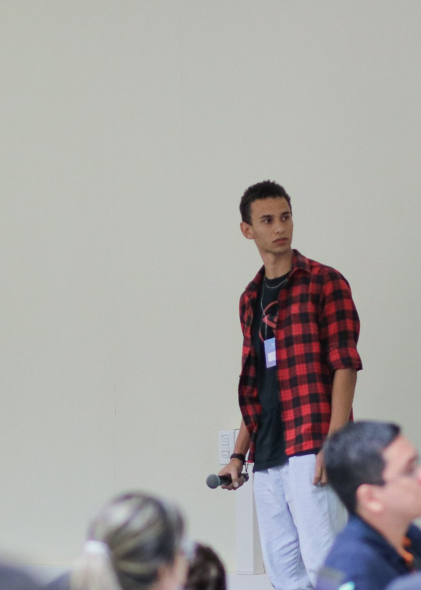
#> input picture resources/images/image.jpg, 842 x 1180 px, found by its file name (shown at 1/2 size)
$ python exercise1.py
#> lines starting #> are read from the running program, lines starting #| are printed output that depends on the picture; after the words box and inside, x2 and y2 are one past the last pixel; in counts of white or black regions, pixels touching at a corner belong together
import cv2
import random
import numpy as np


def main():
    """# Main
    This is the backbone function, which calls all other functions.
    """
    raw_img = read_img('resources/images/image.jpg')
    show_and_save(raw_img, 1)
    gray_img = change_img_color(raw_img, cv2.COLOR_BGR2GRAY)
    show_and_save(gray_img, 2)
    noise_img = add_salt_pepper_noise(gray_img, 0.1)
    show_and_save(noise_img, 3)
    restored_img = apply_median(noise_img)
    show_and_save(restored_img, 4)
    rotated_img = rotate_image(restored_img, cv2.ROTATE_180)
    show_and_save(rotated_img, 5)
    (original_height, original_width) = raw_img.shape[:2]
    squared_image = apply_square_crop(rotated_img, 300, 100, 500)
    show_and_save(squared_image, 6)
    resized_img = change_size(
        squared_image, original_height, original_width, 0.75)
    show_and_save(resized_img, 7)
    colored_img = change_img_color(resized_img, cv2.COLOR_GRAY2RGB)
    show_and_save(colored_img, 8)


def read_img(path):
    """
    # Read Image
    This function make the image reading.

    Args:
        path (str): path to image on disk.

    Returns:
        numpy.ndarray: matrix of image.
    """
#> called with path = 'resources/images/image.jpg'
    return cv2.imread(path)
#> returned value is the input picture: shape (1180, 842, 3); mean B, G, R 163.5, 165, 167.7


def show_and_save(img, img_number):
    """# Show Image
    This function show and save an image.

    Args:
        img (numpy.ndarray): reference image.
        img_number (int): number to name the image.
    """
    cv2.imwrite("resources/results1/{0}.png".format(img_number), img)
    cv2.imshow("Image", img)
    cv2.waitKey(0)
    cv2.destroyAllWindows()


def change_img_color(img, color_transformation):
    """# Change Color Image
    This function change the color of image.

    Args:
        img (numpy.ndarray): reference image.
        color_transformation (int): number that name the transformation.
        This transformation are default of OpenCV and can be accessed here:
        https://docs.opencv.org/3.4/de/d25/imgproc_color_conversions.html

    Returns:
        numpy.ndarray: image with transformed color.
    """
#> called with color_transformation = 6
    return cv2.cvtColor(img, color_transformation)
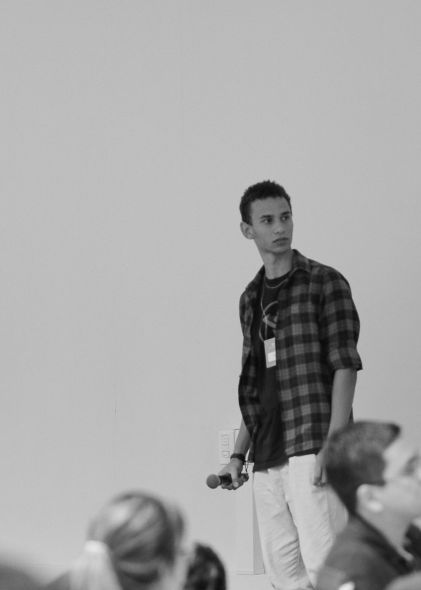
#> returned value: shape (1180, 842) (shown at 1/2 size); min 8, max 233, mean 165.6


def add_salt_pepper_noise(img, prob):
    """# Add Salt Pepper Noise
    This function adds salt and pepper noise to an image by
    considering a probability of this happening.

    Args:
        img (numpy.ndarray): reference image.
        prob (float): probability of get a noise.

    Returns:
        numpay.ndarray: image with noise.
    """
#> called with prob = 0.1
    aux = img.copy()
    for i in range(img.shape[0]):
        for j in range(img.shape[1]):
            if random.random() > 0.5:
                if random.random() < prob:
                    aux[i][j] = 255
            else:
                if random.random() < prob:
                    aux[i][j] = 0
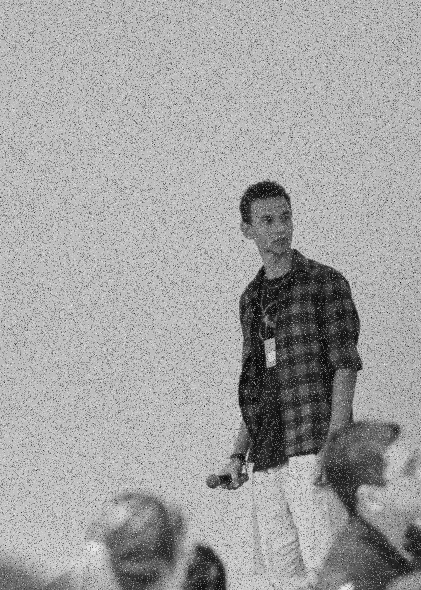
#> aux: shape (1180, 842) (shown at 1/2 size); 9.98% of pixels changed, all inside (x1, y1, x2, y2) = (0, 0, 842, 1180)
    return aux


def apply_median(img):
    """# Apply Median
    This function applies the average to an image considering
    a 3x3 kernel.

    Args:
        img (numpy.ndarray): reference image.

    Returns:
        numpy.ndarray: image with median.
    """
    for i in range(1, img.shape[0]-1):
        for j in range(1, img.shape[1]-1):
            img[i, j] = np.sort(img[i-1:i+2, j-1:j+2], axis=None)[5] if img[i,
                                                                            j] == 0 or img[i, j] == 255 else img[i, j]
    return img  # I could use cv2.medianBlur(img, 3)


def rotate_image(img, rotation):
    """# Rotate Image
    This function apply rotation on image.

    Args:
        img (numpy.ndarray): reference image.
        rotation (int):  number that name the rotation.
        This rotation are default of OpenCV and can be accessed here:
        https://docs.opencv.org/3.4/d2/de8/group__core__array.html#ga6f45d55c0b1cc9d97f5353a7c8a7aac2

    Returns:
        numpy.ndarray: image with rotation applied.
    """
#> called with rotation = 1
    return cv2.rotate(img, rotation)
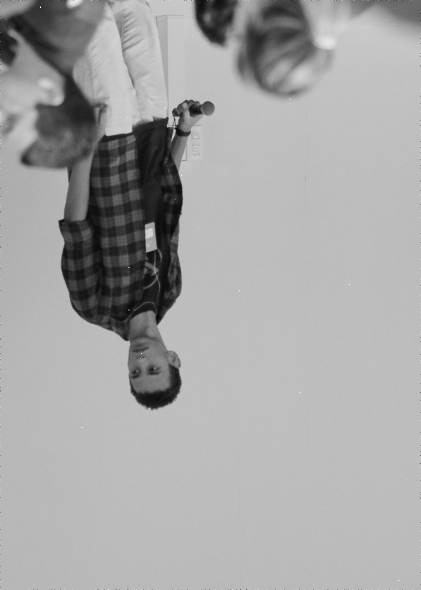
#> returned value: shape (1180, 842) (shown at 1/2 size); min 0, max 255, mean 165.7


def apply_square_crop(img, y, x, size):
    """# Rotate Image
    This function apply square crop with a size.

    Args:
        img (numpy.ndarray): reference image.
        y (int): height to start crop.
        x (int): lenght to start crop.
        size (int): size to mensure heigh and lenght of crop.

    Returns:
        numpy.ndarray: square image.
    """
#> called with y = 300, x = 100, size = 500
    return img[y:y+size, x:x+size]
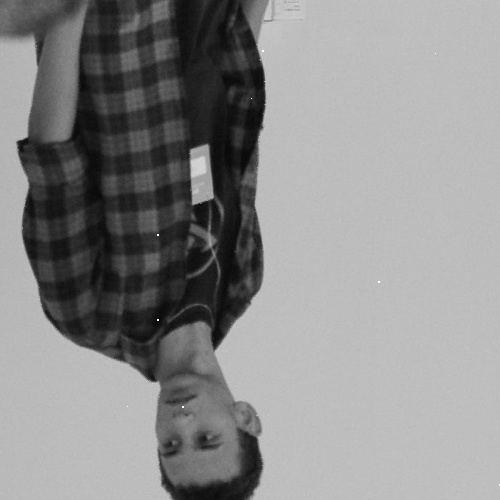
#> returned value: shape (500, 500); min 8, max 255, mean 139.5


def change_size(img, original_height, original_width, percent):
    """# Change Size
    This function resize an image based on a percentage.

    Args:
        img (numpy.ndarray): reference image.
        original_height (int): height of original image.
        original_width (int): lenght of original image.
        percent (float): percentage to increase or decrease image.

    Returns:
        numpy.ndarray: resized image.
    """
#> called with original_height = 1180, original_width = 842, percent = 0.75
    return cv2.resize(img, (int(original_width * percent), int(original_height * percent)))
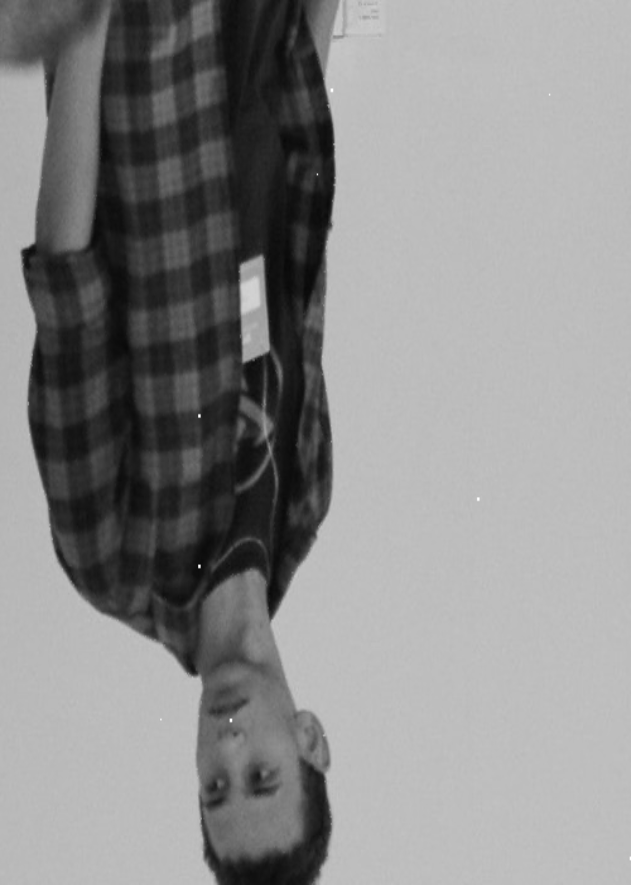
#> returned value: shape (885, 631); min 8, max 255, mean 139.4


if __name__ == "__main__":
    main()
